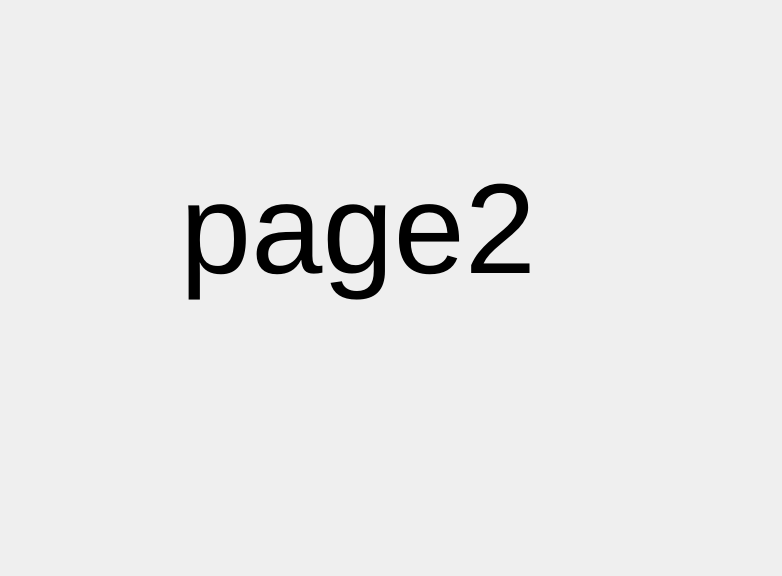
<?xml version="1.0" encoding="UTF-8"?>
<ui version="4.0">
 <class>Form</class>
 <widget class="QWidget" name="Form">
  <property name="geometry">
   <rect>
    <x>0</x>
    <y>0</y>
    <width>782</width>
    <height>576</height>
   </rect>
  </property>
  <property name="windowTitle">
   <string>Form</string>
  </property>
  <widget class="QLabel" name="label">
   <property name="geometry">
    <rect>
     <x>180</x>
     <y>120</y>
     <width>431</width>
     <height>221</height>
    </rect>
   </property>
   <property name="text">
    <string>&lt;html&gt;&lt;head/&gt;&lt;body&gt;&lt;p&gt;&lt;span style=&quot; font-size:96pt;&quot;&gt;page2&lt;/span&gt;&lt;/p&gt;&lt;/body&gt;&lt;/html&gt;</string>
   </property>
  </widget>
 </widget>
 <resources/>
 <connections/>
</ui>
